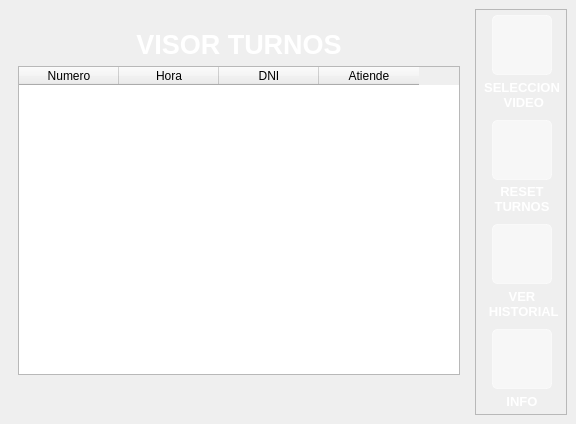
<?xml version="1.0" encoding="UTF-8"?>
<ui version="4.0">
 <class>MainWindow</class>
 <widget class="QMainWindow" name="MainWindow">
  <property name="geometry">
   <rect>
    <x>0</x>
    <y>0</y>
    <width>576</width>
    <height>424</height>
   </rect>
  </property>
  <property name="windowTitle">
   <string>MainWindow</string>
  </property>
  <property name="styleSheet">
   <string notr="true">#fondo{
border-image: url(:/fondos/img/fondos/fondo_sin.jpg);

}

QPushButton{
border-radius:5px;
	border: 1px solid rgba(255, 255, 255, 130);
	background-color: rgba(255, 255, 255, 130);
	
}
QPushButton:pressed{
	
	background-color: rgba(66, 66, 66, 150);
	border: 1px solid rgba(255, 255, 255, 80);
}

QLabel{
color: white;
}</string>
  </property>
  <widget class="QWidget" name="centralwidget">
   <layout class="QVBoxLayout" name="verticalLayout">
    <property name="spacing">
     <number>0</number>
    </property>
    <property name="leftMargin">
     <number>0</number>
    </property>
    <property name="topMargin">
     <number>0</number>
    </property>
    <property name="rightMargin">
     <number>0</number>
    </property>
    <property name="bottomMargin">
     <number>0</number>
    </property>
    <item>
     <widget class="QWidget" name="fondo" native="true">
      <layout class="QHBoxLayout" name="horizontalLayout">
       <item>
        <widget class="QWidget" name="widget_2" native="true">
         <layout class="QVBoxLayout" name="verticalLayout_8">
          <property name="topMargin">
           <number>20</number>
          </property>
          <property name="bottomMargin">
           <number>40</number>
          </property>
          <item>
           <widget class="QLabel" name="label_5">
            <property name="font">
             <font>
              <pointsize>20</pointsize>
              <bold>true</bold>
             </font>
            </property>
            <property name="text">
             <string>VISOR TURNOS</string>
            </property>
            <property name="alignment">
             <set>Qt::AlignCenter</set>
            </property>
           </widget>
          </item>
          <item>
           <widget class="QTableWidget" name="tableWidget">
            <column>
             <property name="text">
              <string>Numero</string>
             </property>
            </column>
            <column>
             <property name="text">
              <string>Hora</string>
             </property>
            </column>
            <column>
             <property name="text">
              <string>DNI</string>
             </property>
            </column>
            <column>
             <property name="text">
              <string>Atiende</string>
             </property>
            </column>
           </widget>
          </item>
         </layout>
        </widget>
       </item>
       <item>
        <widget class="QWidget" name="widget_3" native="true">
         <property name="maximumSize">
          <size>
           <width>92</width>
           <height>16777215</height>
          </size>
         </property>
         <layout class="QVBoxLayout" name="verticalLayout_3">
          <property name="spacing">
           <number>0</number>
          </property>
          <property name="leftMargin">
           <number>0</number>
          </property>
          <property name="topMargin">
           <number>0</number>
          </property>
          <property name="rightMargin">
           <number>0</number>
          </property>
          <property name="bottomMargin">
           <number>0</number>
          </property>
          <item>
           <widget class="QFrame" name="frame">
            <property name="frameShape">
             <enum>QFrame::StyledPanel</enum>
            </property>
            <property name="frameShadow">
             <enum>QFrame::Raised</enum>
            </property>
            <layout class="QVBoxLayout" name="verticalLayout_2">
             <property name="spacing">
              <number>0</number>
             </property>
             <property name="leftMargin">
              <number>0</number>
             </property>
             <property name="topMargin">
              <number>0</number>
             </property>
             <property name="rightMargin">
              <number>0</number>
             </property>
             <property name="bottomMargin">
              <number>0</number>
             </property>
             <item>
              <widget class="QWidget" name="cont1" native="true">
               <property name="minimumSize">
                <size>
                 <width>92</width>
                 <height>81</height>
                </size>
               </property>
               <layout class="QVBoxLayout" name="verticalLayout_4">
                <property name="spacing">
                 <number>5</number>
                </property>
                <property name="leftMargin">
                 <number>0</number>
                </property>
                <property name="topMargin">
                 <number>5</number>
                </property>
                <property name="rightMargin">
                 <number>0</number>
                </property>
                <property name="bottomMargin">
                 <number>5</number>
                </property>
                <item alignment="Qt::AlignHCenter">
                 <widget class="QPushButton" name="video_selector">
                  <property name="sizePolicy">
                   <sizepolicy hsizetype="Minimum" vsizetype="Maximum">
                    <horstretch>0</horstretch>
                    <verstretch>0</verstretch>
                   </sizepolicy>
                  </property>
                  <property name="minimumSize">
                   <size>
                    <width>60</width>
                    <height>60</height>
                   </size>
                  </property>
                  <property name="maximumSize">
                   <size>
                    <width>60</width>
                    <height>60</height>
                   </size>
                  </property>
                  <property name="text">
                   <string/>
                  </property>
                  <property name="icon">
                   <iconset resource="../src/fondos.qrc">
                    <normaloff>:/iconosWhite/img/iconsAtencion/play-3-32.png</normaloff>:/iconosWhite/img/iconsAtencion/play-3-32.png</iconset>
                  </property>
                  <property name="iconSize">
                   <size>
                    <width>40</width>
                    <height>40</height>
                   </size>
                  </property>
                 </widget>
                </item>
                <item>
                 <widget class="QLabel" name="label">
                  <property name="font">
                   <font>
                    <pointsize>10</pointsize>
                    <bold>true</bold>
                   </font>
                  </property>
                  <property name="text">
                   <string>SELECCION
 VIDEO</string>
                  </property>
                  <property name="alignment">
                   <set>Qt::AlignCenter</set>
                  </property>
                 </widget>
                </item>
               </layout>
              </widget>
             </item>
             <item alignment="Qt::AlignVCenter">
              <widget class="QWidget" name="cont2" native="true">
               <property name="minimumSize">
                <size>
                 <width>92</width>
                 <height>81</height>
                </size>
               </property>
               <layout class="QVBoxLayout" name="verticalLayout_5">
                <property name="spacing">
                 <number>5</number>
                </property>
                <property name="leftMargin">
                 <number>0</number>
                </property>
                <property name="topMargin">
                 <number>5</number>
                </property>
                <property name="rightMargin">
                 <number>0</number>
                </property>
                <property name="bottomMargin">
                 <number>5</number>
                </property>
                <item alignment="Qt::AlignHCenter">
                 <widget class="QPushButton" name="reset_turnos">
                  <property name="sizePolicy">
                   <sizepolicy hsizetype="Minimum" vsizetype="Maximum">
                    <horstretch>0</horstretch>
                    <verstretch>0</verstretch>
                   </sizepolicy>
                  </property>
                  <property name="minimumSize">
                   <size>
                    <width>60</width>
                    <height>60</height>
                   </size>
                  </property>
                  <property name="maximumSize">
                   <size>
                    <width>60</width>
                    <height>60</height>
                   </size>
                  </property>
                  <property name="text">
                   <string/>
                  </property>
                  <property name="icon">
                   <iconset resource="../src/fondos.qrc">
                    <normaloff>:/iconosWhite/img/iconsAtencion/undo-5-32.png</normaloff>:/iconosWhite/img/iconsAtencion/undo-5-32.png</iconset>
                  </property>
                  <property name="iconSize">
                   <size>
                    <width>32</width>
                    <height>32</height>
                   </size>
                  </property>
                 </widget>
                </item>
                <item>
                 <widget class="QLabel" name="labelTurnos">
                  <property name="font">
                   <font>
                    <pointsize>10</pointsize>
                    <bold>true</bold>
                   </font>
                  </property>
                  <property name="text">
                   <string>RESET
TURNOS</string>
                  </property>
                  <property name="alignment">
                   <set>Qt::AlignCenter</set>
                  </property>
                 </widget>
                </item>
               </layout>
              </widget>
             </item>
             <item>
              <widget class="QWidget" name="cont3" native="true">
               <property name="minimumSize">
                <size>
                 <width>92</width>
                 <height>81</height>
                </size>
               </property>
               <layout class="QVBoxLayout" name="verticalLayout_6">
                <property name="spacing">
                 <number>5</number>
                </property>
                <property name="leftMargin">
                 <number>0</number>
                </property>
                <property name="topMargin">
                 <number>5</number>
                </property>
                <property name="rightMargin">
                 <number>0</number>
                </property>
                <property name="bottomMargin">
                 <number>5</number>
                </property>
                <item alignment="Qt::AlignHCenter">
                 <widget class="QPushButton" name="ver_historial">
                  <property name="sizePolicy">
                   <sizepolicy hsizetype="Minimum" vsizetype="Maximum">
                    <horstretch>0</horstretch>
                    <verstretch>0</verstretch>
                   </sizepolicy>
                  </property>
                  <property name="minimumSize">
                   <size>
                    <width>60</width>
                    <height>60</height>
                   </size>
                  </property>
                  <property name="maximumSize">
                   <size>
                    <width>60</width>
                    <height>60</height>
                   </size>
                  </property>
                  <property name="text">
                   <string/>
                  </property>
                  <property name="icon">
                   <iconset resource="../src/fondos.qrc">
                    <normaloff>:/iconosWhite/img/iconsAtencion/search-2-32.png</normaloff>:/iconosWhite/img/iconsAtencion/search-2-32.png</iconset>
                  </property>
                  <property name="iconSize">
                   <size>
                    <width>32</width>
                    <height>32</height>
                   </size>
                  </property>
                 </widget>
                </item>
                <item>
                 <widget class="QLabel" name="labelHistorial">
                  <property name="font">
                   <font>
                    <pointsize>10</pointsize>
                    <bold>true</bold>
                   </font>
                  </property>
                  <property name="text">
                   <string>VER
 HISTORIAL</string>
                  </property>
                  <property name="alignment">
                   <set>Qt::AlignCenter</set>
                  </property>
                 </widget>
                </item>
               </layout>
              </widget>
             </item>
             <item>
              <widget class="QWidget" name="cont4" native="true">
               <property name="minimumSize">
                <size>
                 <width>92</width>
                 <height>81</height>
                </size>
               </property>
               <layout class="QVBoxLayout" name="verticalLayout_7">
                <property name="spacing">
                 <number>5</number>
                </property>
                <property name="leftMargin">
                 <number>0</number>
                </property>
                <property name="topMargin">
                 <number>5</number>
                </property>
                <property name="rightMargin">
                 <number>0</number>
                </property>
                <property name="bottomMargin">
                 <number>5</number>
                </property>
                <item alignment="Qt::AlignHCenter">
                 <widget class="QPushButton" name="info">
                  <property name="minimumSize">
                   <size>
                    <width>60</width>
                    <height>60</height>
                   </size>
                  </property>
                  <property name="maximumSize">
                   <size>
                    <width>60</width>
                    <height>60</height>
                   </size>
                  </property>
                  <property name="text">
                   <string/>
                  </property>
                  <property name="icon">
                   <iconset resource="../src/fondos.qrc">
                    <normaloff>:/iconosWhite/img/iconsAtencion/info-32.png</normaloff>:/iconosWhite/img/iconsAtencion/info-32.png</iconset>
                  </property>
                  <property name="iconSize">
                   <size>
                    <width>32</width>
                    <height>32</height>
                   </size>
                  </property>
                 </widget>
                </item>
                <item>
                 <widget class="QLabel" name="labelInfo">
                  <property name="font">
                   <font>
                    <pointsize>10</pointsize>
                    <bold>true</bold>
                   </font>
                  </property>
                  <property name="text">
                   <string>INFO</string>
                  </property>
                  <property name="alignment">
                   <set>Qt::AlignCenter</set>
                  </property>
                 </widget>
                </item>
               </layout>
              </widget>
             </item>
            </layout>
           </widget>
          </item>
         </layout>
        </widget>
       </item>
      </layout>
     </widget>
    </item>
   </layout>
  </widget>
 </widget>
 <resources>
  <include location="../src/fondos.qrc"/>
 </resources>
 <connections/>
</ui>
